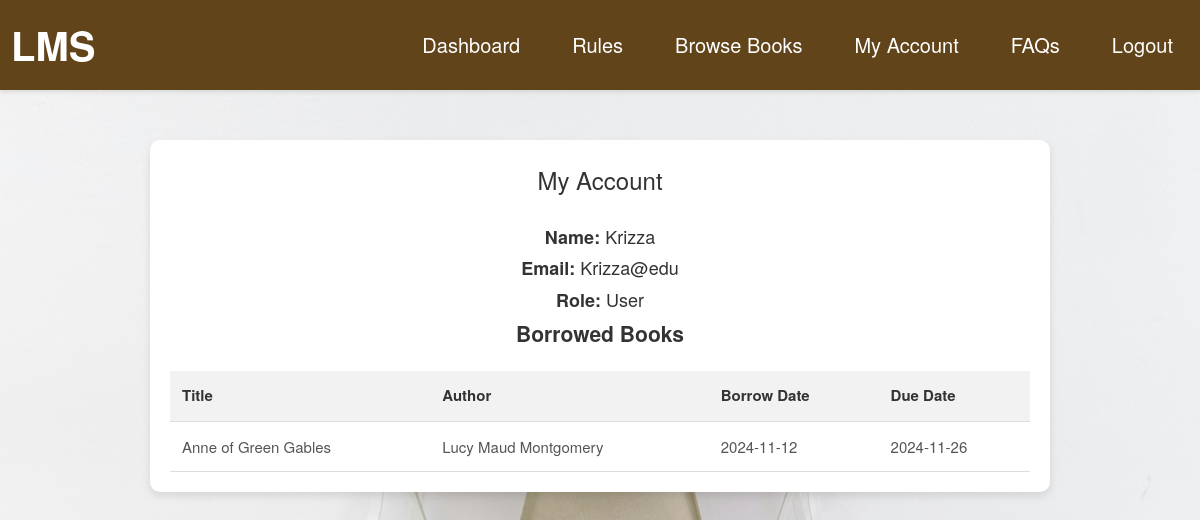
Page /my_account.php (signed in) on the committed database.
### tables this page shows
CREATE TABLE `users` (
  `UserID` int(11) NOT NULL,
  `Email` varchar(45) NOT NULL,
  `Password` varchar(255) NOT NULL,
  `Role` enum('Admin','Librarian','User') NOT NULL,
  `Name` varchar(100) NOT NULL,
  `RegistrationDate` date NOT NULL
);

CREATE TABLE `transactions` (
  `TransactionID` int(11) NOT NULL,
  `UserID` int(11) NOT NULL,
  `BookID` int(11) NOT NULL,
  `BorrowDate` date NOT NULL,
  `DueDate` date NOT NULL,
  `ReturnDate` date DEFAULT NULL,
  `Status` varchar(20) DEFAULT 'pending'
);

CREATE TABLE `books` (
  `BookID` int(11) NOT NULL,
  `Title` varchar(255) NOT NULL,
  `Author` varchar(100) NOT NULL,
  `Genre` varchar(100) DEFAULT NULL,
  `ISBN` varchar(45) NOT NULL,
  `YearPublished` year(4) DEFAULT NULL,
  `TotalCopies` int(11) DEFAULT 0,
  `AvailableCopies` int(11) DEFAULT 0,
  `AddedDate` date DEFAULT NULL
);

### my_account.php (the view, shortened to what this page needs)
<?php
include 'header.php';
include 'db_connection.php';
$user_id = $_SESSION['UserID'];
$sql = "SELECT * FROM users WHERE UserID = $user_id";
$result = $conn->query($sql);
$user = $result->fetch_assoc();
$sql = "SELECT b.Title, b.Author, t.TransactionID, t.BorrowDate, t.DueDate
        FROM books b
        INNER JOIN transactions t ON b.BookID = t.BookID
        WHERE t.UserID = $user_id AND t.ReturnDate IS NULL";
$borrowed_books = $conn->query($sql);
?>
<!DOCTYPE html>
<html>
<head>
    <link rel="stylesheet" type="text/css" href="/css/styles.css">
</head>
<body style="background-image: url('./res/user.jpg'); background-size: cover; background-position: center; background-repeat: no-repeat;">
    <div class="my-account-container">
        <h2>My Account</h2>
        <p><strong>Name:</strong> <?php echo htmlspecialchars($user['Name']); ?></p>
        <p><strong>Email:</strong> <?php echo htmlspecialchars($user['Email']); ?></p>
        <p><strong>Role:</strong> <?php echo htmlspecialchars($user['Role']); ?></p>
        <h3>Borrowed Books</h3>
        <table>
            <thead>
                <tr>
                    <th>Title</th>
                    <th>Author</th>
                    <th>Borrow Date</th>
                    <th>Due Date</th>
                </tr>
            </thead>
            <tbody>
                <?php
                if ($borrowed_books->num_rows > 0) {
                    while ($book = $borrowed_books->fetch_assoc()) {
                        echo "<tr>
                                <td>" . htmlspecialchars($book['Title']) . "</td>
                                <td>" . htmlspecialchars($book['Author']) . "</td>
                                <td>" . htmlspecialchars($book['BorrowDate']) . "</td>
                                <td>" . htmlspecialchars($book['DueDate']) . "</td>
                              </tr>";
                    }
                } else {
                    echo "<tr><td colspan='5'>No borrowed books</td></tr>";
                }
                ?>
            </tbody>
        </table>
    </div>
</body>
</html>

### css/styles.css (style rules this page uses)
* { margin: 0; padding: 0; box-sizing: border-box; font-family: 'Helvetica Neue', Arial, sans-serif; }
body { background-image: url('/library.jpg'); background-color: #f5f5f5; background-size: cover; background-position: center; background-repeat: no-repeat; color: #333; font-size: 18px; line-height: 1.7; }
.my-account-container { width: 80%; max-width: 900px; margin: 50px auto; padding: 20px; background-color: #fff; border-radius: 10px; box-shadow: 0 4px 8px rgba(0, 0, 0, 0.1); text-align: center; }
.my-account-container table { width: 100%; margin-top: 20px; border-collapse: collapse; background-color: #fff; }
.my-account-container th, .my-account-container td { padding: 12px; border-bottom: 1px solid #ddd; font-size: 15px; }
.my-account-container th { background-color: #f2f2f2; font-weight: 600; color: #333; }
.my-account-container td { color: #555; }
h2 { margin-bottom: 20px; font-size: 24px; color: #333; font-weight: 300; }
table { width: 100%; margin-top: 20px; border-collapse: collapse; text-align: left; border-spacing: 0; background-color: #fff; table-layout: auto; }
th, td { padding: 12px; border-bottom: 1px solid #ddd; font-size: 16px; white-space: normal; word-wrap: break-word; }
th { background-color: #f2f2f2; font-weight: 600; color: #333; }

### rows in the picture
users: Name "Krizza", Email "Krizza@edu", Role "User"
transactions: BookID.Title "Anne of Green Gables", BookID.Author "Lucy Maud Montgomery", BorrowDate "2024-11-12", DueDate "2024-11-26"
